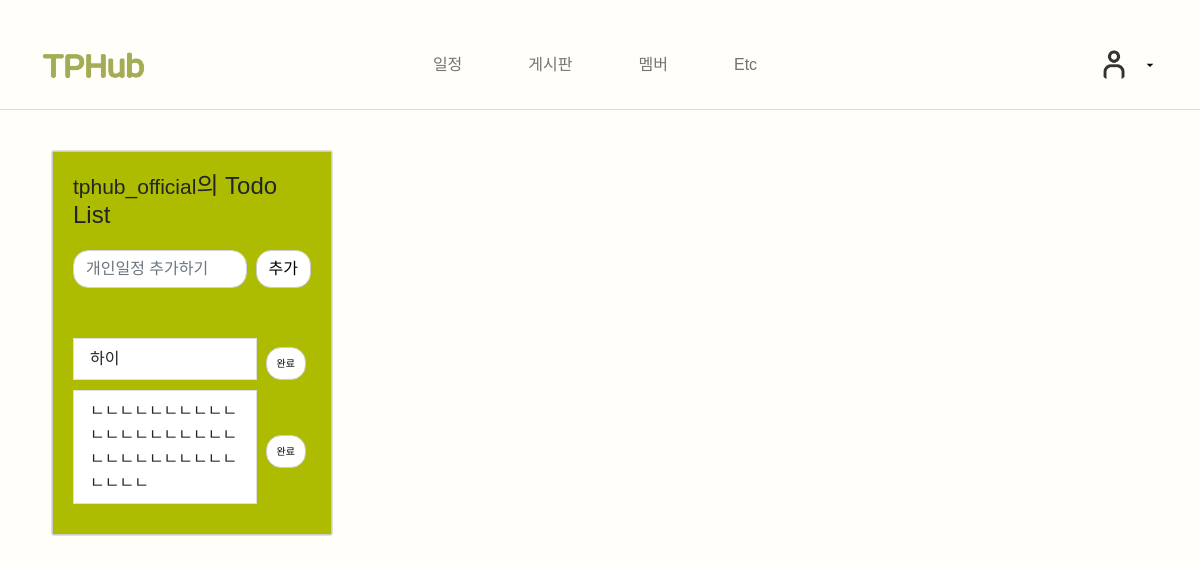
The page /schedule/index (signed in) on the database as committed earlier.
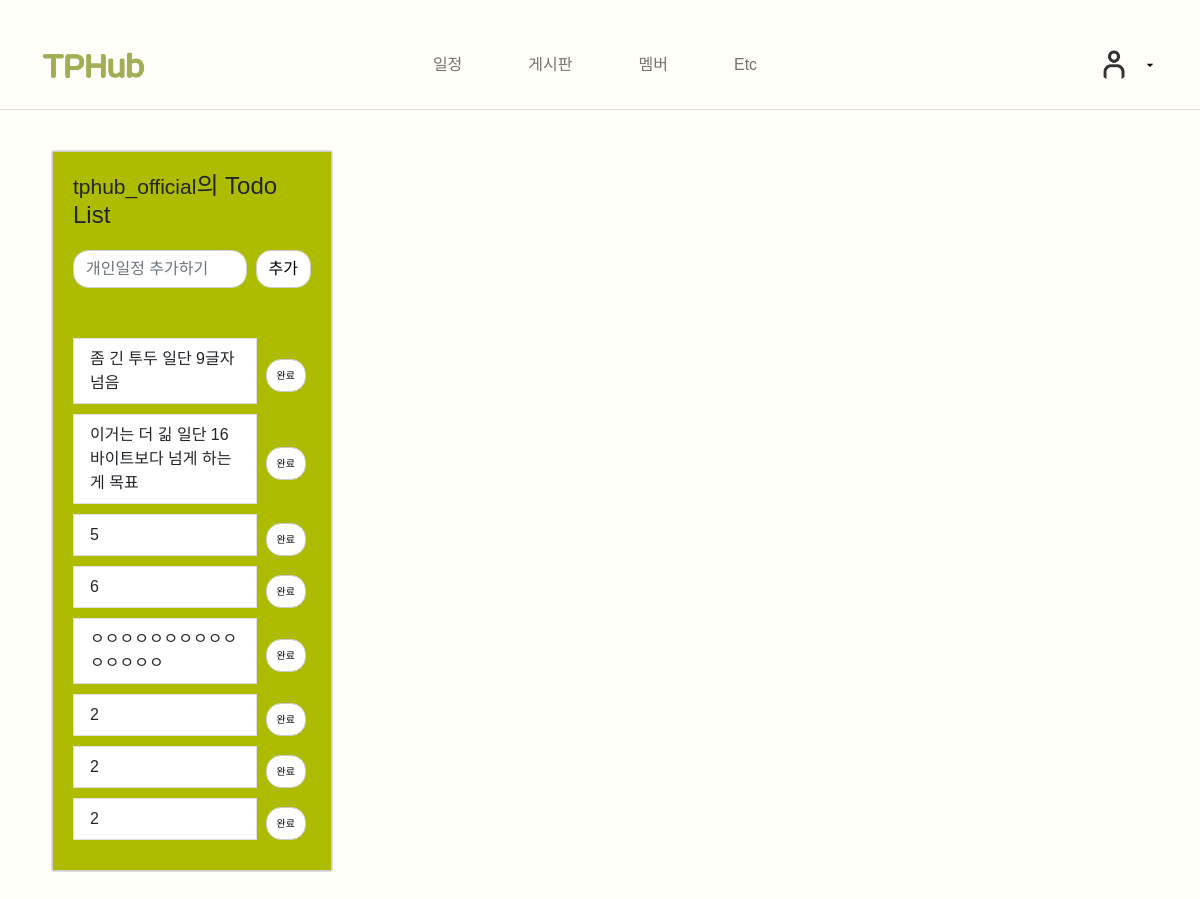
The same page on the database as committed later.
### schedule/models.py (models this page shows, shortened)
class Todo(models.Model):
    content = models.CharField(max_length=255)
    author = models.ForeignKey(User, null=True, blank=False, on_delete=models.SET_NULL)

### schedule/views.py (the view)
# urls.py: path('index', views.index, name='index'),
def index(request):
    todos = Todo.objects.all()
    content = {'todos': todos}
    return render(request, "schedule/base.html", content)

### schedule/templates/schedule/base.html (shortened to what this page needs)
<!doctype html>
<html lang="en">
{% load static %}
<head>
  <link rel="stylesheet" href="{% static 'landing_page/bootstrap/bootstrap.min.css' %}" media="screen">
    <link rel="stylesheet" href="https://use.fontawesome.com/releases/v5.0.10/css/all.css">
    <link rel="stylesheet" type="text/css" href="{% static 'schedule/css/styles.css' %}">
</head>
<body>
  {% include 'landing_page/navbar.html' %}
  <div class=" my-3 ">
    <div class="row justify-content-center">
      <div class="col-md-3 offset-md-0" id="left-area">
        <div class="card my-4 mx-0">
            {% include 'schedule/index.html' %}
        </div>
      </div>
      <div class="col-md-8">
        <div class="card-body" style="min-height: 700px;">
        </div>
      </div>
    </div>
  </div>
</body>
</html>

### schedule/templates/schedule/index.html (shortened to what this page needs)
{% block personal_schedule %}
  {% load static %}
<head>
    <link rel="stylesheet" type="text/css" href="{% static 'schedule/css/todo.css' %}">
</head>
<div class="container" style="padding: 20px; border: 1px solid #ccc;background-color: #ADBC00;">
        <div class="header">
            <div class="page-header">
                {% if user.is_authenticated %}
                    <h4><small>{{ user }}</small>의 Todo List </h4>
                {% else %}
                    <h4>Todo List</h4>
                    <p> 로그인이 필요합니다 </p>
                {% endif %}
            </div>
        </div>
        <div class="content">
            {% if user.is_authenticated %}
            <div class="messageDiv">
                <form action="./createTodo" method="POST">
                    <div class="input-group">
                        <input id="todoContent" name="todoContent" type="text" class="form-control" placeholder="개인일정 추가하기">
                        <span class="input-group-btn">
                            <button class="btn btn-default" style="background: white;" type="submit">추가</button>
                        </span>
                    </div>
                </form>
            </div>
            {% endif %}
            {% if user.is_authenticated %}
            <div class="toDoDiv">
                <ul class="list-group">
                    {% for todo in todos %}
                        {% if todo.author == user %}
                        <form action="./deleteTodo" method="GET">
                            <div class="input-group">
                                <div class="list-group-item-container">
                                <li class="list-group-item">{{ todo.content }}</li>
                                 </div>
                                <span class="input-group-addon">
                                    <button type="submit" style="background: white;" class="custom-btn btn btn-black">완료</button>
                                </span>
                            </div>
                        </form>
                        {% endif %}
                    {% endfor %}
                </ul>
            </div>
            {% endif %}
        </div>
    </div>
{% endblock %}

Rows that differ between the two databases and show on the page:
removed Todo: content "하이"
removed Todo: content "ㄴㄴㄴㄴㄴㄴㄴㄴㄴㄴㄴㄴㄴㄴㄴㄴㄴㄴㄴㄴㄴㄴㄴㄴㄴㄴㄴㄴㄴㄴㄴㄴㄴㄴ"
added Todo: content "좀 긴 투두 일단 9글자 넘음"
added Todo: content "이거는 더 긺 일단 16바이트보다 넘게 하는게 목표"
added Todo: content "5"
added Todo: content "6"
added Todo: content "ㅇㅇㅇㅇㅇㅇㅇㅇㅇㅇㅇㅇㅇㅇㅇ"
added Todo: content "2"
added Todo: content "2"
added Todo: content "2"
